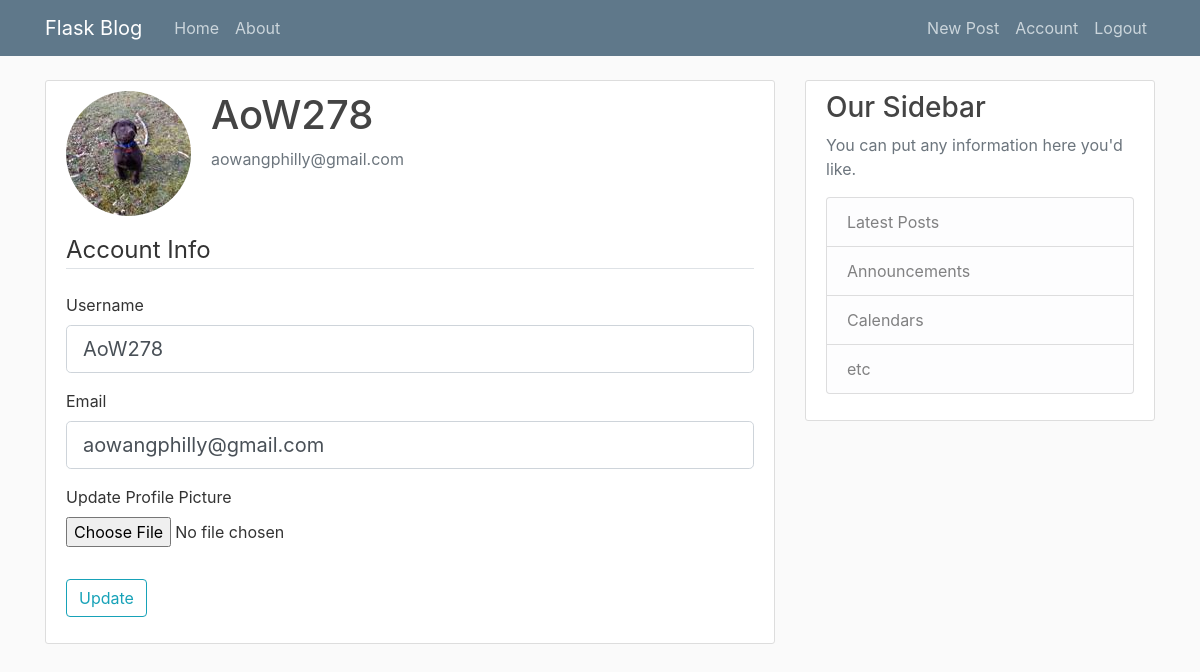
Page /account (signed in) on the committed database.
### flaskblog/models.py (models this page shows, shortened)
class User(db.Model, UserMixin):
    id = db.Column(db.Integer, primary_key=True)
    username = db.Column(db.String(25), unique=True, nullable=False)
    email = db.Column(db.String(120), unique=True, nullable=False)
    image_file = db.Column(db.String(20), nullable=False, default="default.jpg")
    password = db.Column(db.String(60), nullable=False)
    posts = db.relationship("Post", backref="author", lazy=True)

### flaskblog/users/routes.py (the view)
@users.route("/account", methods=["GET", "POST"])
@login_required
def account():
    form = UpdateAccountForm()
    if form.validate_on_submit():
        if form.picture.data:
            picture_file = save_picture(form.picture.data)
            current_user.image_file = picture_file
        current_user.username = form.username.data
        current_user.email = form.email.data
        db.session.commit()
        flash("Your account has been updated!", "success")
        return redirect(url_for("users.account"))
    elif request.method == "GET":
        form.username.data = current_user.username
        form.email.data = current_user.email
    image_file = url_for("static", filename=f"profile_pics/{current_user.image_file}")
    return render_template("account.html",
                           title="Account",
                           image_file=image_file,
                           form=form)

### flaskblog/users/forms.py (shortened to what this page needs)
class UpdateAccountForm(FlaskForm):
    username = StringField("Username",
                           validators=[DataRequired(), Length(min=2, max=25)])
    email = StringField("Email",
                        validators=[DataRequired(), Email()])
    picture = FileField("Update Profile Picture", validators=[FileAllowed(["jpg", "png"])])
    submit = SubmitField("Update")

### flaskblog/models.py (called while the page is built)
@login_manager.user_loader
def load_user(user_id):
    return User.query.get(int(user_id))

### flaskblog/templates/account.html (shortened to what this page needs)
{% extends "layout.html" %}
{%  block content %}
    <div class="content-section">
      <div class="media">
        <img class="rounded-circle account-img" src="{{ image_file }}">
        <div class="media-body">
          <h2 class="account-heading">{{ current_user.username }}</h2>
          <p class="text-secondary">{{ current_user.email }}</p>
        </div>
      </div>
        <form method="POST" action="" enctype="multipart/form-data">
            <fieldset class="form-group">
                <legend class="border-bottom mb-4">Account Info</legend>
                {% for field in form %}
                    <div class="form-group">
                        {% if field.type == "StringField" or field.type == "PasswordField" %}
                            {{ field.label(class="form-control-label") }}
                            {% if field.errors %}
                                {{ field(class="form-control form-control-lg is-invalid") }}
                                <div class="invalid-feedback">
                                    {% for error in field.errors %}
                                        <span>{{ error }}</span>
                                    {% endfor %}
                                </div>
                            {% else %}
                                {{ field(class="form-control form-control-lg") }}
                            {% endif %}
                        {%  endif %}
                    </div>
                {% endfor %}
                <div class="form-group">
                    {{ form.picture.label() }}
                    {{ form.picture(class="form-control-file") }}
                </div>
            </fieldset>
            <div class="form-group">
                {{ form.submit(class="btn btn-outline-info") }}
            </div>
        </form>
    </div>
{% endblock content %}

### flaskblog/static/main.css (style rules this page uses)
body { background: #fafafa; color: #333333; margin-top: 5rem; }
h1, h2, h3, h4, h5, h6 { color: #444444; }
.content-section { background: #ffffff; padding: 10px 20px; border: 1px solid #dddddd; border-radius: 3px; margin-bottom: 20px; }
.account-img { height: 125px; width: 125px; margin-right: 20px; margin-bottom: 16px; }
.account-heading { font-size: 2.5rem; }

### rows in the picture
User: username "AoW278", email "aowangphilly@gmail.com", username "AoW278" "aowangphilly@gmail.com"

### other values in the picture
{{ field.label(class="form-control-label") }} "Username" "Email"
